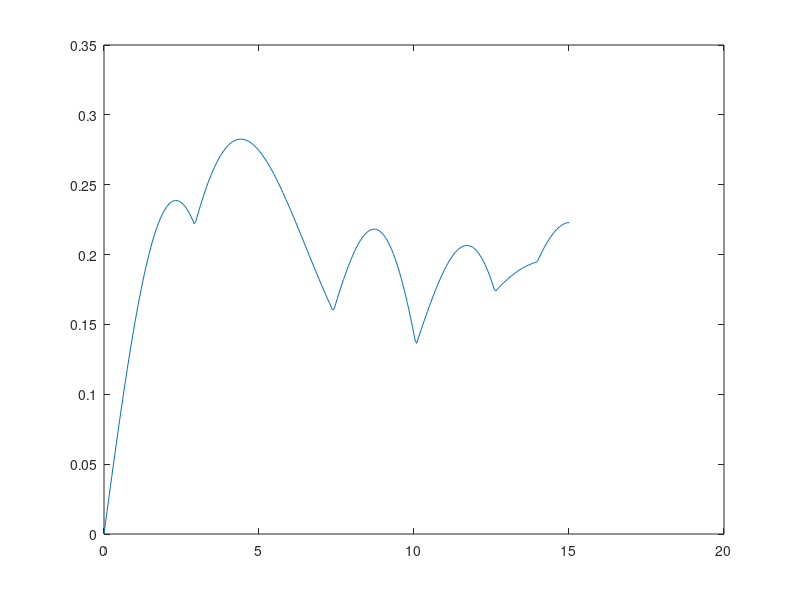

Write the MATLAB code that produced this figure.


%earthquake model of n storey bld
n=10;
m=k=ones(n,1);
%our data m(i)=1e4*kg k(i)=5000*kg/s^2
m=m*10000;
k=5000*k;
m(1) = 30000;
k(1) = 10000;


function [Fr,A]=freqofbld(m,k)
%we compute frequencies of the buiding
%INPUT
%m,k - vectors of masses of storeys and coeff of restoration forces
%OUTPUT
%Fr- frequancies of the bld (sqrt(-eigenvalues of M^{-1}S))
n=length(m);
iM=diag(1.0./m); %inverse of M
k=[k;0]; %k(n+1)=0 as air - last storey  restoration force is zero... 
S=diag(-k(1:n)-k(2:n+1))+diag(k(2:n),-1)+diag(k(2:n),1);
A=iM*S;
Fr=sqrt(-eig(A)); 
endfunction

%test it 
[Fr,A]=freqofbld(m,k);
P=2*pi/Fr
if (P > 2 && P < 3) 
  disp("we have error");
  return
endif 
x0=dx0=zeros(n,1);
#We assume that x(0)=x'(0)=0
G=5000
gdm=G/m(1);
gamma=3;
T=15;
t=linspace(0,T,300);
f=@(x,t) [x(n+1:2*n);A*x(1:n)]+[gdm*cos(gamma*1);zeros(2*n-1,1)];
X=lsode(f,[x0;dx0],t);
# Plot the graphs (in one graphical window (figure)) of the displacements of 1st and the last floors (x1(t) and x10(t)) on $[0,T] for T=15. 
plot(t,X(:,1),";shifts for 1st floor;");pause(2);
plot(t,X(:,(2*n-1)),";shifts for last floor;");pause(2);

# and plot the graph of F(t)= max_k|x(k)(t)|.

Ft=max(abs(transpose(X(:,[1:2:2*n]))));
plot(t,Ft)
